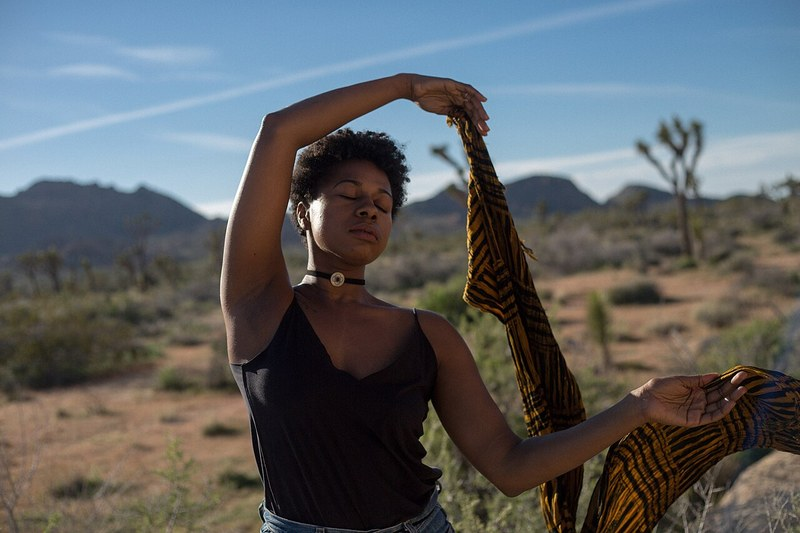
#> input picture tests/fixtures/faces/closed_arm_raised.jpg, 800 x 533 px; its folder holds only this picture in this run
$ python -i quality.py   (imports and definitions only)   (older library calls are emulated)
#> lines starting #> are read from the running program, lines starting #| are printed output that depends on the picture
### fotoduenner/config.py
"""Central configuration: every threshold and weight lives here (defaults from docs/03 §10)."""

from __future__ import annotations

from dataclasses import dataclass, field
from typing import Literal

Mode = Literal["clean", "quota"]


# Zero-shot labels, checked on the M3 test set (A24): "blurry" hits only 29 % of blurred photos
# at 0.6 – unreliable, switched off (D13); sharpness ranks cover blur anyway.
def _zs_enabled() -> dict[str, bool]:
    return {"person_back": True, "screenshot": True, "document_sign": True, "blurry": False}


def _zs_threshold() -> dict[str, float]:
    return {"person_back": 0.70, "screenshot": 0.50, "document_sign": 0.65, "blurry": 0.6}


@dataclass(frozen=True, slots=True)
class Config:
    # Bump to force recomputation of cached features. 2: features of M3 (quality, faces, CLIP).
    algo_version: int = 2

    # Scanning (01 §3)
    include_subdirs: bool = True
    sidecar_max_bytes: int = 10 * 1024 * 1024

    # Decoding (03 §2, T9)
    decode_target: int = 1600
    decode_min_long_edge: int = 1500
    # Pillow's decompression-bomb guard; stitched panoramas can exceed its 179 MP default.
    max_image_pixels: int = 600_000_000
    thumb_small: int = 320
    thumb_large: int = 1600
    thumb_jpeg_quality: int = 85
    full_jpeg_quality: int = 92  # 100 % zoom: original re-encoded in memory (04 §2)

    # Exposure score q_exposure (03 §3.3)
    exposure_clip_high_free: float = 0.02
    exposure_clip_high_weight: float = 4.0
    exposure_clip_low_free: float = 0.08
    exposure_clip_low_weight: float = 2.0
    # ASSUMPTION: 03 §3.3 names a penalty below 35 / above 225 without its size; it grows
    # linearly and reaches 1 at mean 0 resp. 255.
    exposure_mean_low: float = 35.0
    exposure_mean_high: float = 225.0

    # Faces (03 §3.5)
    # M3 test set (A23): 0.75 on img_640 found 91 % of the faces > 3 %; 0.6 on 480 + 640 px
    # (merged) finds 96 %. People photos still need conf >= people_min_conf (0.85).
    face_score_threshold: float = 0.6
    face_detect_edges: tuple[int, ...] = (480, 640)
    face_nms_threshold: float = 0.3
    face_top_k: int = 50
    face_min_size_rel: float = 0.015
    people_min_size_rel: float = 0.035
    people_min_conf: float = 0.85
    eyes_min_size_rel: float = 0.04
    eyes_min_presence: float = 0.5
    # eyes_open >= this counts as "open" (03 §6 bonus at 0.6; M3 test set: best split, A23)
    eyes_open_threshold: float = 0.6
    face_second_pass: bool = True  # T6: native face sharpness for series members with faces

    # Series, level 1 (03 §5.1)
    phash_series_max: int = 8
    phash_no_time_max: int = 5
    series_phash_dt: float = 120.0
    series_cos_min: float = 0.95
    series_cos_dt: float = 300.0

    # Sequences: brackets and panoramas (03 §5.0, A2)
    seq_max_gap: float = 3.0
    seq_min_len: int = 3
    bracket_min_ev_span: float = 0.7
    pano_shift_min: float = 0.15
    pano_shift_max: float = 0.70
    pano_min_peak: float = 0.1

    # Motif groups, level 2 (03 §5.2)
    motif_alpha: float = 0.06
    motif_tmax: float = 3 * 3600.0
    motif_day_penalty: float = 0.05
    motif_thresholds: tuple[float, ...] = (0.08, 0.11, 0.14, 0.18, 0.22)
    motif_default_level: int = 2  # index into motif_thresholds
    group_max_size: int = 30
    group_max_span: float = 24 * 3600.0
    group_split_factor: float = 0.7
    group_split_max_depth: int = 3

    # ASSUMPTION: photos without EXIF time get the full time penalty and the day penalty in the
    # motif distance (03 §5.2 leaves them open) – they only group when they look nearly equal.

    # Photo value (03 §6): weights of sharpness, exposure, aesthetic, faces
    value_weights_people: tuple[float, float, float, float] = (0.35, 0.10, 0.15, 0.40)
    value_weights_other: tuple[float, float, float] = (0.50, 0.20, 0.30)
    people_face_sharp_weight: float = 0.6  # q_sharp of a people photo: faces vs. whole photo
    eyes_unknown: float = 0.7  # q_face when eyes could not be judged (small face, person_back)
    eyes_all_open_bonus: float = 0.1

    # Ranking within groups (03 §7)
    mmr_lambda: float = 0.65
    mmr_gamma: float = 1.5
    facecount_diversity: float = 0.8
    people_priority_boost: float = 0.5
    aesthetic_priority: tuple[float, float] = (0.85, 0.3)  # priority · (a + b · q_aes)

    # Mode "clean" (03 §8.1, D12)
    clean_distinct_cos: float = 0.93

    # Mode "quota" (03 §8.2)
    people_second_min_group: int = 3  # rank 1 is kept too if it is a people photo
    low_single_value: float = 0.25  # option "Einzelbilder mit geringem Wert aussortieren"
    low_single_aesthetic_rank: float = 0.2
    # Dominant factor in a series reason ("..., aber unschärfer") must differ at least this much.
    reason_min_diff: float = 0.02

    # Quality (03 §4, T5). blur_abs stays None until calibrated in M7.
    blur_abs: float | None = None
    blur_rel: float = 0.10
    blur_review_rel: float = 0.05
    misfire_sharp_rel: float = 0.03
    misfire_contrast: float = 8.0
    overexp_clip_high: float = 0.35
    overexp_mean: float = 240.0
    underexp_mean: float = 20.0
    underexp_contrast: float = 15.0

    # Zero-shot labels (03 §3.8, D13)
    zs_enabled: dict[str, bool] = field(default_factory=_zs_enabled)
    zs_threshold: dict[str, float] = field(default_factory=_zs_threshold)
    zs_low_value_factor: float = 0.8

    # Selection defaults (03 §8)
    default_mode: Mode = "clean"
    target_keep_default: float = 0.50
    target_keep_range: tuple[float, float] = (0.30, 0.90)

    # Übernehmen / Rückgängig (02 §6): a taken name gets " (2)", " (3)" … up to this number
    name_suffix_limit: int = 999
    # D20: store proposal + final decision at "Übernehmen" (local) for the calibration
    calibration_records: bool = True

    # Analysis runtime (02 §5)
    analysis_workers: int | None = None  # None = physical cores - 1, capped by free RAM
    # ASSUMPTION: peak RSS of one worker with all models (CLIP FP16 ≈ 0.5 GB, A25) plus a reserve
    # for Windows, WebView2 and the main process; fewer workers on laptops with little free RAM.
    worker_ram_mb: int = 800
    ram_reserve_mb: int = 1500
    submit_ahead_per_worker: int = 2  # bounded queue: fast cancel, bounded memory
    # T11/A25: CLIP runs as a separate batched stage in the main process (one model in RAM
    # instead of one per worker, ~1.5x CLIP throughput with FP16). False = inside each worker.
    clip_in_worker: bool = False
    clip_batch: int = 16
    clip_stage_threads: int | None = None  # None = number of workers
    db_batch_size: int = 50
    # ASSUMPTION: CPU ms per photo for the pre-check estimate (estimate = n * ms / workers):
    # M3 benchmark 136 ms wall per photo with 3 workers incl. CLIP stage (docs/BENCHMARKS.md).
    estimate_ms_per_photo: float = 420.0
    # ASSUMPTION: full-resolution decode of a 24 MP JPEG + face crops (02 §5: 250–400 ms).
    estimate_ms_second_pass: float = 350.0
    estimate_startup_s: float = 3.0
    few_photos_warning: int = 20
    eta_window: int = 50


DEFAULT = Config()

### fotoduenner/pipeline/quality.py
"""Sharpness and exposure measurements (03 §3.2, §3.3). Pure functions on NumPy arrays."""

from __future__ import annotations

from dataclasses import dataclass

import cv2
import numpy as np

from fotoduenner.config import Config

QUALITY_EDGE = 1024  # img_1024 (03 §3.2)
TILE_GRID = 8
PEAK_PERCENTILE = 90.0
FLAT_TILE_STD = 4.0  # tiles with less brightness variation are sky/water: ignored for the peak


@dataclass(frozen=True, slots=True)
class Quality:
    sharpness_global: float
    sharpness_peak: float
    exposure_mean: float
    contrast: float
    clip_low: float
    clip_high: float


def luma(rgb: np.ndarray) -> np.ndarray:
    """Rec. 601 luma as float32 0..255 (the 'Y' of 03 §3.3)."""
    return cv2.cvtColor(rgb, cv2.COLOR_RGB2GRAY).astype(np.float32)


def gray_1024(rgb: np.ndarray) -> np.ndarray:
    """img_1024 luma as uint8: grey first, then resize – a third of the work of RGB."""
    return resize_long_edge(cv2.cvtColor(rgb, cv2.COLOR_RGB2GRAY), QUALITY_EDGE)


def resize_long_edge(img: np.ndarray, long_edge: int) -> np.ndarray:
#> called with long_edge = 1024
    height, width = img.shape[:2]
#> height = 533; width = 800
    factor = long_edge / max(height, width)
#> factor = 1.28
#> in gray_1024, `return resize_long_edge(cv2.cvtColor(rgb, cv2.COLOR_RGB2GRAY), QUALITY..`:
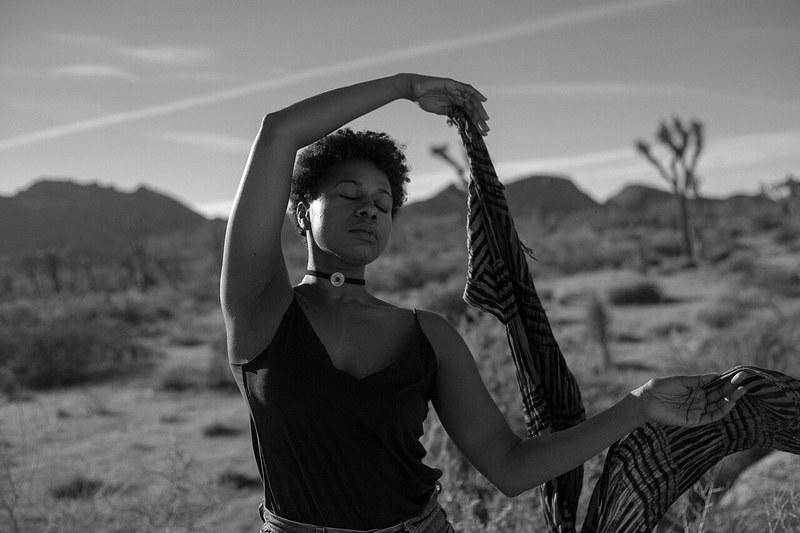
#> returned value: shape (533, 800); min 0, max 255, mean 96.5
    if factor >= 1.0:
        return img
    size = (max(1, round(width * factor)), max(1, round(height * factor)))
    return cv2.resize(img, size, interpolation=cv2.INTER_AREA)


def _variance(img: np.ndarray) -> float:
    """Population variance; cv2.meanStdDev is ~10x faster than ndarray.var()."""
    return float(cv2.meanStdDev(img)[1][0, 0]) ** 2


def laplacian_var(gray: np.ndarray) -> float:
    return _variance(cv2.Laplacian(gray, cv2.CV_32F, ksize=3))


def _block_mean(img: np.ndarray, grid: tuple[int, int]) -> np.ndarray:
    return cv2.resize(img, grid, interpolation=cv2.INTER_AREA).astype(np.float64)


def sharpness(gray: np.ndarray) -> tuple[float, float]:
    """(global Laplacian variance, 90th percentile over textured 8x8 tiles)."""
    lap = cv2.Laplacian(gray, cv2.CV_32F, ksize=3)
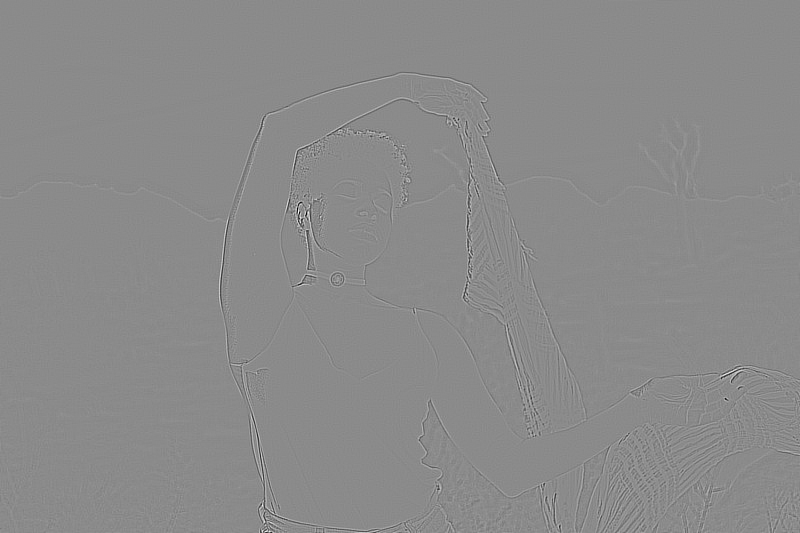
#> lap: shape (533, 800) float32; min -1230, max 1030, mean 0; drawn with min black and max white
    sharp_global = _variance(lap)
#> sharp_global = 3054.7
    height, width = gray.shape
#> height = 533; width = 800
    tile_h, tile_w = height // TILE_GRID, width // TILE_GRID
#> tile_h = 66; tile_w = 100
    if tile_h < 2 or tile_w < 2:
        return sharp_global, sharp_global
    rows, cols = tile_h * TILE_GRID, tile_w * TILE_GRID  # the last < 8 rows/columns are left out
#> rows = 528; cols = 800
    g = np.ascontiguousarray(gray[:rows, :cols], dtype=np.float32)
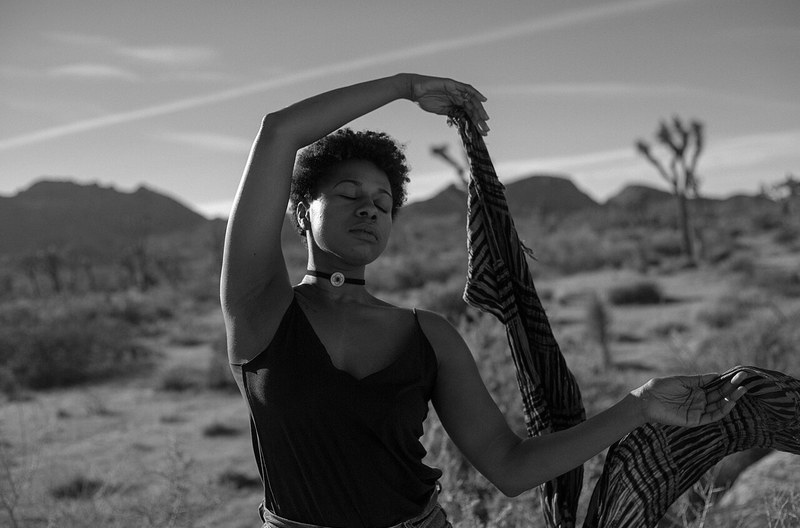
#> g: shape (528, 800) float32; min 0, max 255, mean 96.7
    lp = np.ascontiguousarray(lap[:rows, :cols])
    grid = (TILE_GRID, TILE_GRID)
    # INTER_AREA with an integer factor is an exact block mean: var = E[x^2] - E[x]^2
    gray_var = _block_mean(cv2.multiply(g, g), grid) - _block_mean(g, grid) ** 2
    lap_var = _block_mean(cv2.multiply(lp, lp), grid) - _block_mean(lp, grid) ** 2
    tile_vars = lap_var[gray_var >= FLAT_TILE_STD**2]
#> tile_vars = 63 values, max 13258.6 at index 27, min 42.23 at index 0, mean 2999.2
    # A frame without any texture (lens cap, fog) has no meaningful peak: use the global value.
    if tile_vars.size == 0:
        return sharp_global, sharp_global
    return sharp_global, float(np.percentile(tile_vars, PEAK_PERCENTILE))


def measure(rgb: np.ndarray) -> Quality:
    """All quality numbers of one photo, computed on img_1024."""
    return measure_gray(gray_1024(rgb))


def measure_gray(gray: np.ndarray) -> Quality:
    """Quality numbers from the img_1024 luma (uint8, or float 0..255)."""
    sharp_global, sharp_peak = sharpness(gray)
#> sharp_global = 3054.7; sharp_peak = 8352.2
    levels = np.clip(np.rint(gray), 0, 255).astype(np.uint8) if gray.dtype != np.uint8 else gray
    hist = cv2.calcHist([levels], [0], None, [256], [0, 256]).ravel().astype(np.float64)
#> hist = 256 values, max 5429 at index 10, min 7 at index 255, mean 1665.6
    count = float(hist.sum())
#> count = 426400
    values = np.arange(256, dtype=np.float64)
    mean = float(hist @ values) / count
#> mean = 96.53
    variance = max(0.0, float(hist @ (values * values)) / count - mean * mean)
#> variance = 3082.8
    return Quality(
        sharpness_global=sharp_global,
        sharpness_peak=sharp_peak,
        exposure_mean=mean,
        contrast=variance**0.5,
        clip_low=float(hist[:5].sum()) / count,  # <= 4
        clip_high=float(hist[251:].sum()) / count,  # >= 251
    )


def exposure_score(q: Quality, cfg: Config) -> float:
    """q_exposure 0..1 (03 §3.3). Dark pixels weigh mildly: night shots and sunsets are fine."""
    penalty = max(0.0, q.clip_high - cfg.exposure_clip_high_free) * cfg.exposure_clip_high_weight
    penalty += max(0.0, q.clip_low - cfg.exposure_clip_low_free) * cfg.exposure_clip_low_weight
    if q.exposure_mean < cfg.exposure_mean_low:
        penalty += (cfg.exposure_mean_low - q.exposure_mean) / cfg.exposure_mean_low
    elif q.exposure_mean > cfg.exposure_mean_high:
        penalty += (q.exposure_mean - cfg.exposure_mean_high) / (255.0 - cfg.exposure_mean_high)
    return 1.0 - min(1.0, penalty)

>>> import cv2
>>> picture = cv2.cvtColor(cv2.imread('../../tests/fixtures/faces/closed_arm_raised.jpg'), cv2.COLOR_BGR2RGB)
>>> result = measure(picture)

$ run again, on tests/fixtures/faces/closed_blue_hair.jpg
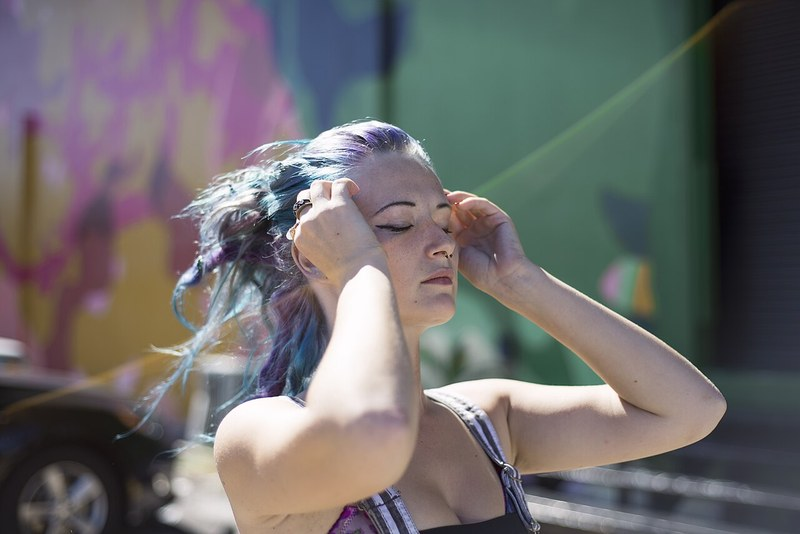
#> input picture tests/fixtures/faces/closed_blue_hair.jpg, 800 x 534 px
#> in sharpness, `lap = cv2.Laplacian(gray, cv2.CV_32F, ksize=3)`:
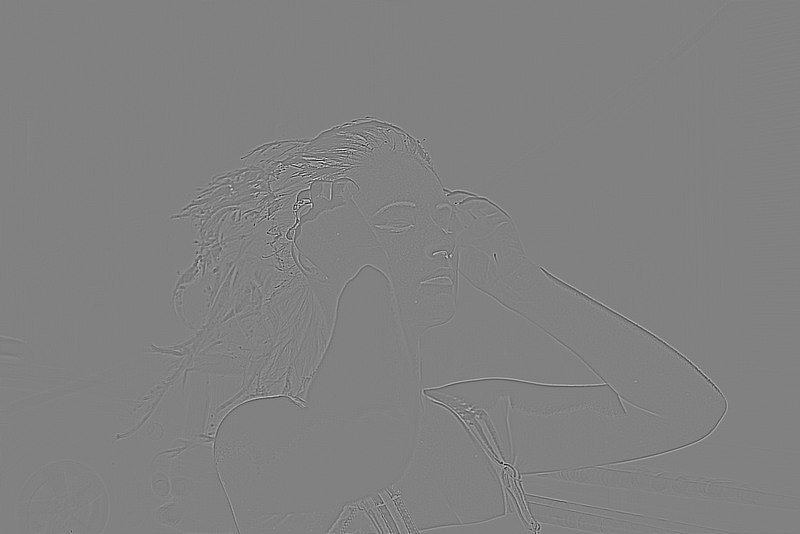
#> lap: shape (534, 800) float32; min -1152, max 1120, mean 0; drawn with min black and max white
#> in sharpness, `sharp_global = _variance(lap)`: sharp_global = 2905.6
#> in sharpness, `g = np.ascontiguousarray(gray[:rows, :cols], dtype=np.float32)`:
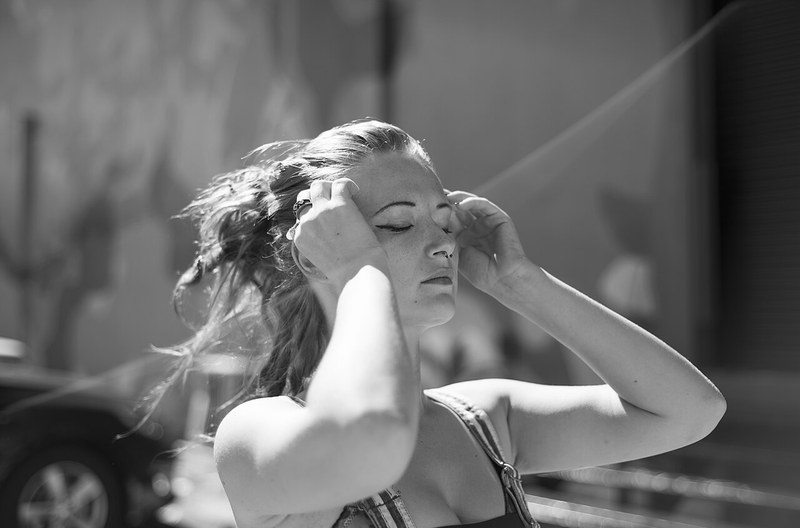
#> g: shape (528, 800) float32; min 2, max 255, mean 107.4
#> tile_vars = 62 values, max 33846.3 at index 17, min 9.83 at index 5, mean 2983.1
#> in measure_gray, `sharp_global, sharp_peak = sharpness(gray)`: sharp_global = 2905.6; sharp_peak = 6084.4
#> hist = 256 values, max 5379 at index 116, min 0 at index 0, mean 1668.8
#> count = 427200
#> mean = 107.1
#> variance = 2517

$ run again, on tests/fixtures/faces/closed_dreadlocks.jpg
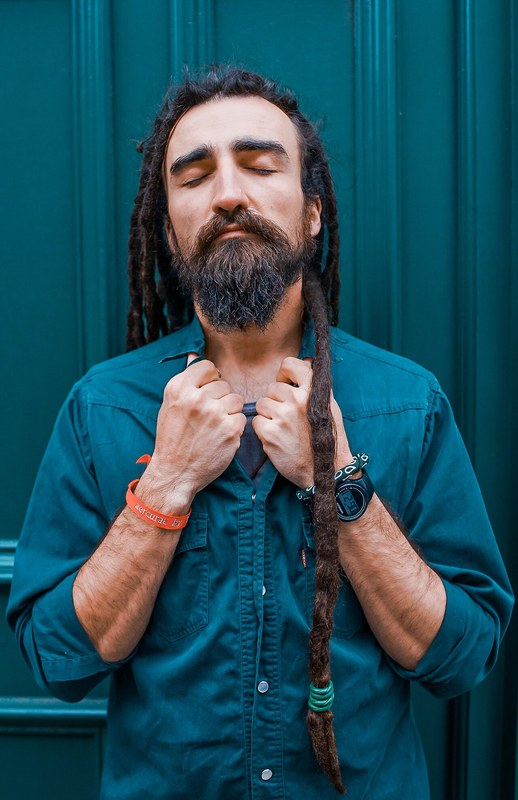
#> input picture tests/fixtures/faces/closed_dreadlocks.jpg, 518 x 800 px
#> in sharpness, `lap = cv2.Laplacian(gray, cv2.CV_32F, ksize=3)`:
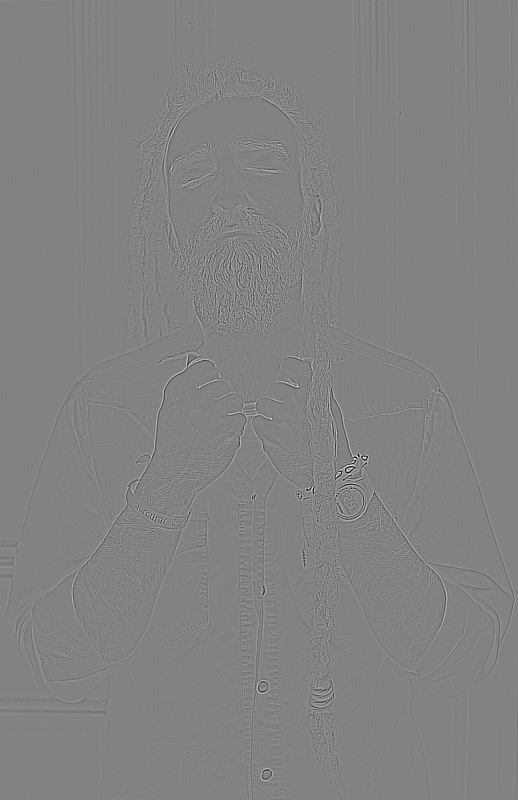
#> lap: shape (800, 518) float32; min -1234, max 1176, mean 0; drawn with min black and max white
#> in sharpness, `sharp_global = _variance(lap)`: sharp_global = 4014.7
#> in sharpness, `g = np.ascontiguousarray(gray[:rows, :cols], dtype=np.float32)`:
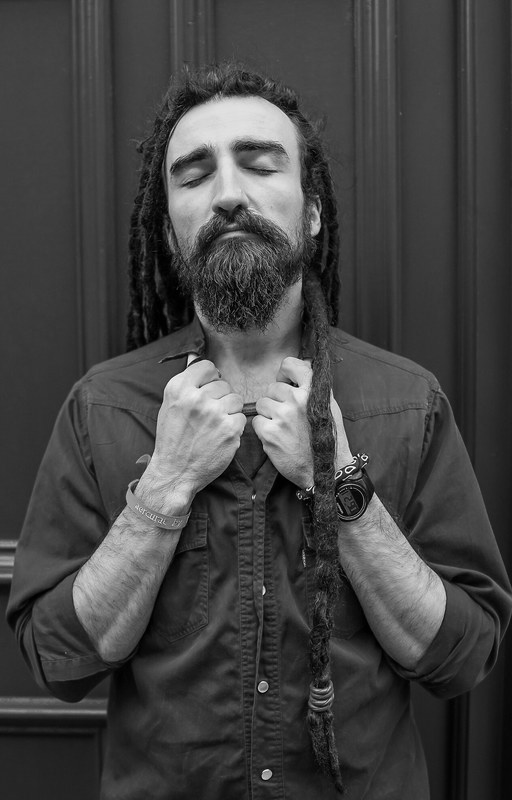
#> g: shape (800, 512) float32; min 0, max 251, mean 67.6
#> tile_vars = 60 values, max 37792.4 at index 33, min 53.1 at index 19, mean 4324.6
#> in measure_gray, `sharp_global, sharp_peak = sharpness(gray)`: sharp_global = 4014.7; sharp_peak = 10052.6
#> hist = 256 values, max 9782 at index 66, min 0 at index 252, mean 1618.8
#> count = 414400
#> mean = 67.18
#> variance = 1814.3
